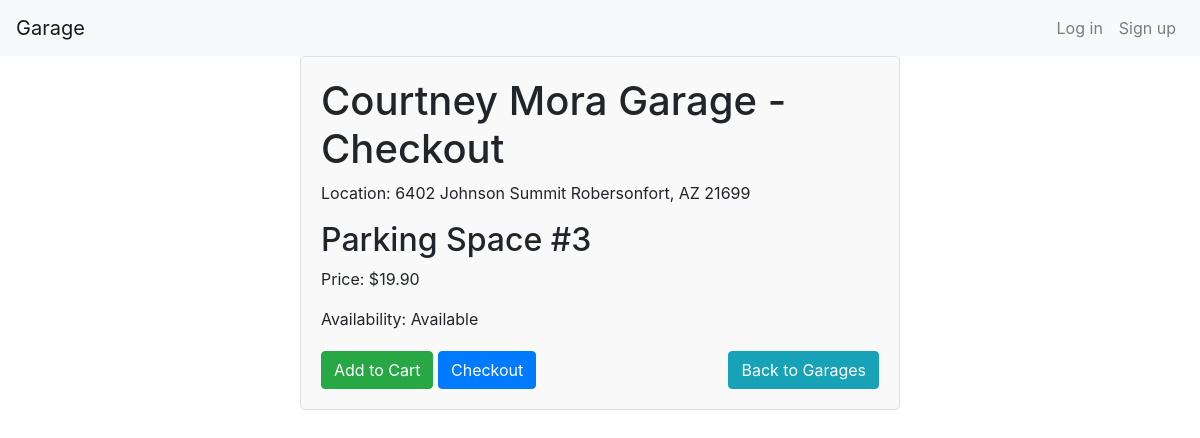
/parking_space/54, run on the app's committed database.
### models.py (models this page shows)
class Garage(Base):
    __tablename__ = "garages"
    id = Column(Integer, primary_key=True)
    name = Column(String(50))
    location = Column(String(100))

class ParkingSpace(Base):
    __tablename__ = "parking_spaces"
    id = Column(Integer, primary_key=True)
    number = Column(Integer)
    price = Column(Integer)
    availability = Column(Boolean)
    garage_id = Column(Integer)

### app.py (the view)
@app.route("/parking_space/<int:parking_space_id>")
def parking_space_detail(parking_space_id):
    parking_space = Garages.getSpotById(parking_space_id)
    if parking_space is None:
        return "404", 404
    garage = Garages.getGarageById(parking_space.garage_id)
    return render_template("parkingspace.html", parking_space=parking_space, garage=garage)

### models.py (called while the page is built)
    def getSpotById(id):
        spot = session.query(ParkingSpace).get(id)
        return spot

    def getGarageById(id):
        garage_id = session.query(Garage).get(id)
        return garage_id

### templates/parkingspace.html (shortened to what this page needs)
<!DOCTYPE html>
<html lang="en">
<head>
    <link rel="stylesheet" href="https://maxcdn.bootstrapcdn.com/bootstrap/4.0.0/css/bootstrap.min.css">
</head>
<body>
    {% include "head.html" %}
    <div class="checkout-container">
        <h1>{{ garage.name }} - Checkout</h1>
        <p>Location: {{ garage.location }}</p>
        <div class="parking-details">
            <h2>Parking Space #{{ parking_space.number }}</h2>
            <p>Price: ${{ '{:,.2f}'.format(parking_space.price) }}</p>
            <p>Availability: {{ 'Available' if parking_space.availability else 'Not Available' }}</p>
        </div>
        <div class="row">
            <div class="col-md-8">
                <button class="btn btn-success {{ 'btn-disabled' if not parking_space.availability else '' }}" {{ 'disabled=true' if not parking_space.availability else '' }}>Add to Cart</button>
                <a href="/checkout" class="btn btn-primary {{ 'btn-disabled' if not parking_space.availability else '' }}" {{ 'disabled=true' if not parking_space.availability else '' }}>Checkout</a>
            </div>
            <div class="col-md-4 text-right">
                <a href="/garage/{{garage.id}}" class="btn btn-info">Back to Garages</a>
            </div>
        </div>
    </div>
</body>
</html>

### templates/parkingspace.html (style rules this page uses)
.checkout-container { max-width: 600px; margin: 0 auto; padding: 20px; border: 1px solid #ddd; border-radius: 5px; background-color: #f9f9f9; }
.parking-details { margin-bottom: 20px; }

### data on the page
Garage: name "Courtney Mora Garage", location "6402 Johnson Summit Robersonfort, AZ 21699"
ParkingSpace: number "3", price "19.90", availability "Available"
